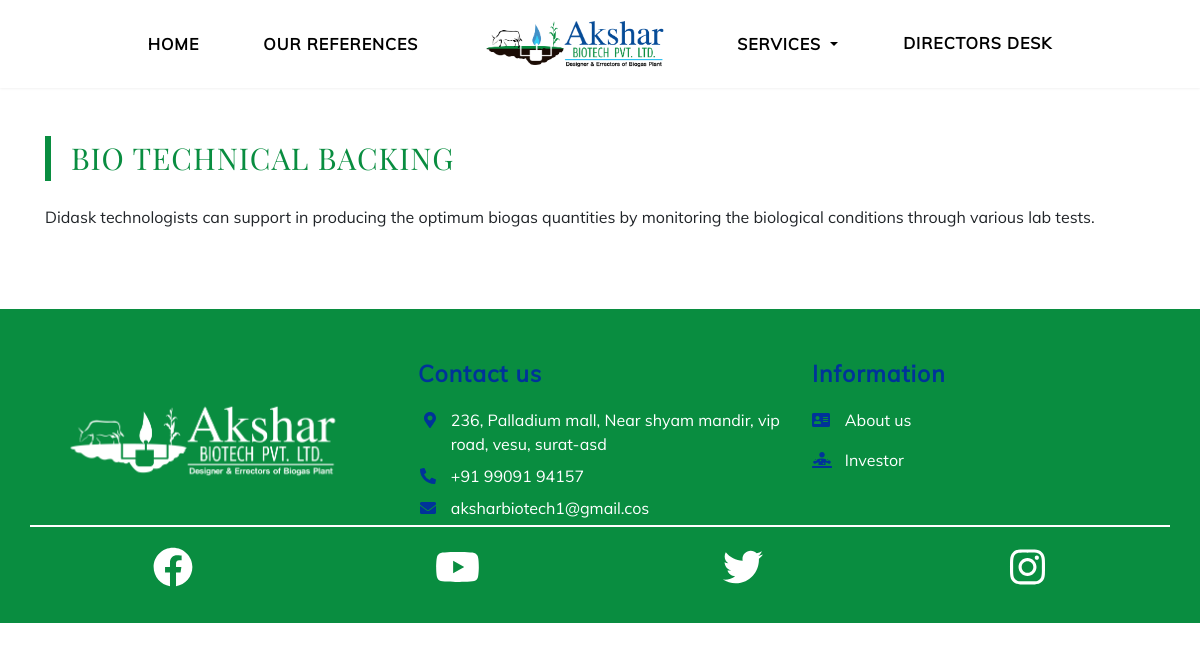
The page /blog2-sm.php?id=11 on the database its author committed.
### tables this page shows
CREATE TABLE `services_machinary` (
  `sm_id` int(10) NOT NULL,
  `sm_title` varchar(30) NOT NULL,
  `sm_desc` text NOT NULL,
  `sm_image` varchar(30) NOT NULL,
  `sm_date` varchar(30) NOT NULL,
  `sm_add_by` varchar(30) NOT NULL,
  `sm_rank` int(10) NOT NULL
);

CREATE TABLE `setting` (
  `setting_id` int(11) NOT NULL,
  `setting_location` varchar(100) NOT NULL,
  `setting_contect` varchar(15) NOT NULL,
  `setting_email` varchar(30) NOT NULL
);

### blog2-sm.php (the view)
<!DOCTYPE html>
<html>
<?php include "header.php"; ?>
<body class="">
    <?php include "nav-bar.php"; ?>
    <?php
    include "Admin/config.php";
    $sm_id = $_GET['id'];
    $sql = "SELECT sm_id,sm_title,sm_desc,sm_image,sm_rank FROM services_machinary WHERE sm_id=$sm_id";
    $result = mysqli_query($conn, $sql) or die("Query Failed.");
    if (mysqli_num_rows($result) > 0) {
        while ($row = mysqli_fetch_assoc($result)) {
    ?>
    <div class="container">
        <div class="head machinery-4 mt-5 mb-4"><?php echo $row['sm_title']; ?></div>
    </div>
    <div class="container">
        <div class="row">
            <div class="mx-auto col-12">
                <?php echo $row['sm_desc']; ?>
            </div>
        </div>
    </div>
    <?php }
    } ?>
    <?php include "footer.php"; ?>
</body>
</html>

### footer.php (shortened to what this page needs)
<footer class="main_detail p-4  pt-5">
    <div class="row">
        <div class="col-md-4">
            <img class="w-100" src="assets/img/akshar-logo3.png">
        </div>
        <div class="col-md-4">
            <div class="head_ftr">
                Contact us
            </div>
            <?php
            include "Admin/config.php";
            $sql = "SELECT setting_location,setting_contect,setting_email,setting_id FROM setting where setting_id=1";
            $result = mysqli_query($conn, $sql);
            if (mysqli_num_rows($result) > 0) {
                while ($row = mysqli_fetch_assoc($result)) {
            ?>
            <div class="row pt-3">
                <div class="col-1 text-right pr-0"><i class="ftr_icon fas fa-map-marker-alt"></i></div>
                <div class="col text-white"><a href="https://maps.app.goo.gl/LPiCYj6Duwo2tzKF9" class="text-white text-decoration-none"><?php echo nl2br($row['setting_location']); ?></a> </div>
            </div>
            <div class="row pt-2">
                <div class="col-1 text-right pr-0"><i class="ftr_icon fas fa-phone-alt"></i></div>
                <div class="col text-white"><a class="text-decoration-none text-white" href="tel:<?php echo $row['setting_contect']; ?>"><?php echo nl2br($row['setting_contect']); ?></a></div>
            </div>
            <div class="row pt-2">
                <div class="col-1 text-right pr-0"><i class="ftr_icon fas fa-envelope"></i></div>
                <div class="col text-white"><a class="text-decoration-none text-white" href="mailto:<?php echo $row['setting_email']; ?>"><?php echo $row['setting_email']; ?></a></div>
            </div>
            <?php
                }
            } ?>
        </div>
        <div class="col-md-4">
            <div class="head_ftr">
                Information
            </div>
            <div class="row pt-3">
                <div class="col-1 text-right pr-0"><i class="ftr_icon fas fa-address-card"></i></div>
                <div class="col text-white"><a class="text-decoration-none text-white" href="aboutus.php">About us</a>
                </div>
            </div>
             <div class="row pt-3 mb-4 mb-md-0">
                <div class="col-1 text-right pr-0"><i class="ftr_icon fas fa-diagnoses"></i></div>
                <div class="col text-white"><a class="text-decoration-none text-white" href="investor.php">Investor</a>
                </div>
            </div>
        </div>
    </div>
    <div class="container" style="border-top: 2px solid #fff;">
        <div class="row text-center mt-3">
            <div class="col h1 text-white social_icon">
                <a href="https://www.facebook.com/aksharbiosciencetechnology-107545124034006/"><i class="fab fa-facebook"></i></a>
            </div>
            <div class="col h1 text-white social_icon">
                <a href="https://www.youtube.com/watch?v=qfEGvkW4dsE&feature=youtu.be"><i class="fab fa-youtube"></i></a>
            </div>
            <div class="col h1 text-white social_icon">
                <a href="https://twitter.com/LtdAkshar?s=09"><i class="fab fa-twitter"></i></a>
            </div>
            <div class="col h1 text-white social_icon">
                <a href="https://www.instagram.com/aksharbiotech/?igshid=fc6a8csz84a6"><i class="fab fa-instagram"></i></a>
            </div>
        </div>
    </div>
</footer>

### assets/css/style.css (style rules this page uses)
body { font-family: muli; }
.main_detail { margin-top: 80px; }
.head { color: #098d40; font-size: 30px; font-family: playfair display; border-left: 6px solid #098d40; padding-left: 20px; letter-spacing: 1px; }
footer { background-color: #098d40; }
.head_ftr { font-size: 23px; color: #003399; font-weight: 600; letter-spacing: 1px; }
.social_icon a { color: #fff!important; transition: 0.5s; }
.ftr_icon { color: #003399; }

### rows shown on the page
services_machinary: sm_title "BIO TECHNICAL BACKING", sm_desc "Didask technologists can support in producing the optimum biogas quantities by monitoring the biological conditions through various lab tests."
setting: setting_location "236, Palladium mall, Near shyam mandir, vip road, vesu, surat-asd", setting_contect "+91 99091 94157", setting_email "aksharbiotech1@gmail.cos"
